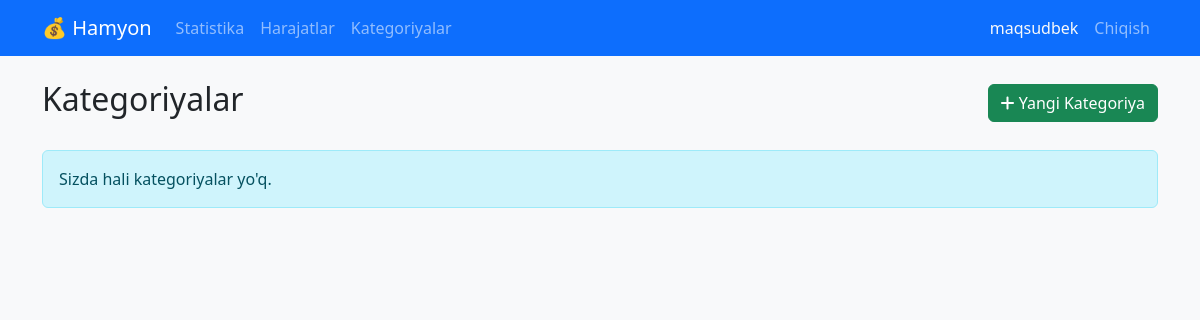
Page /categories/ (signed in) on the earlier database version.
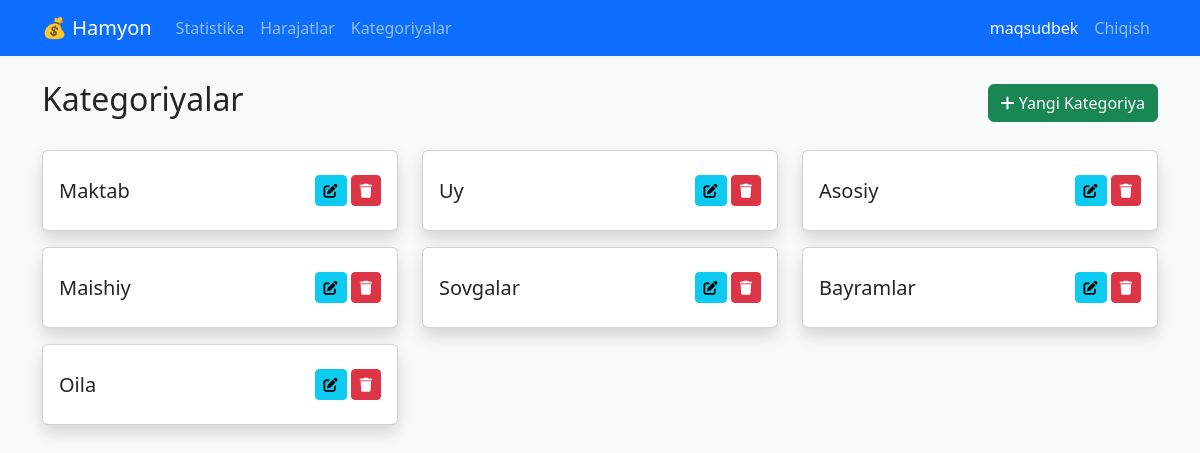
Same page on the later database version.
### accounts/models.py (models this page shows)
class CustomUser(AbstractUser):
    created_at = models.DateTimeField(auto_now_add=True)

### main/models.py (models this page shows, shortened)
class Category(models.Model):
    name = models.CharField(max_length=100)
    user = models.ForeignKey(CustomUser, on_delete=models.CASCADE, related_name='categories')

### main/views.py (the view)
# urls.py: path('categories/', categories, name='categories'),
@login_required
def categories(request):
    categories = Category.objects.filter(user=request.user)
    return render(request, 'categories.html', {'categories': categories})

### templates/categories.html
{% extends 'base.html' %}
{% block content %}
<div class="d-flex justify-content-between align-items-center mb-4">
    <h2>Kategoriyalar</h2>
    <a href="{% url 'category_create' %}" class="btn btn-success">
        <i class="fas fa-plus"></i> Yangi Kategoriya
    </a>
</div>
<div class="row">
    {% for category in categories %}
    <div class="col-md-4 mb-3">
        <div class="card border-left-primary shadow h-100 py-2">
            <div class="card-body">
                <div class="row no-gutters align-items-center">
                    <div class="col mr-2">
                        <div class="h5 mb-0 font-weight-bold text-gray-800">{{ category.name }}</div>
                    </div>
                    <div class="col-auto">
                        <a href="{% url 'category_update' category.pk %}" class="btn btn-sm btn-info" title="Tahrirlash">
                            <i class="fas fa-edit"></i>
                        </a>
                        <a href="{% url 'category_delete' category.pk %}" class="btn btn-sm btn-danger" title="O'chirish">
                            <i class="fas fa-trash"></i>
                        </a>
                    </div>
                </div>
            </div>
        </div>
    </div>
    {% empty %}
    <div class="col-12">
        <div class="alert alert-info">Sizda hali kategoriyalar yo'q.</div>
    </div>
    {% endfor %}
</div>
{% endblock %}

### templates/base.html (shortened to what this page needs)
<!DOCTYPE html>
<html lang="uz">
<head>
    <link href="https://cdn.jsdelivr.net/npm/bootstrap@5.3.0/dist/css/bootstrap.min.css" rel="stylesheet">
    <link rel="stylesheet" href="https://cdnjs.cloudflare.com/ajax/libs/font-awesome/6.0.0/css/all.min.css">
</head>
<body class="bg-light">
<nav class="navbar navbar-expand-lg navbar-dark bg-primary mb-4">
  <div class="container">
    <a class="navbar-brand" href="{% url 'dashboard' %}">💰 Hamyon</a>
    <div class="collapse navbar-collapse" id="navbarNav">
      {% if user.is_authenticated %}
      <ul class="navbar-nav me-auto">
        <li class="nav-item"><a class="nav-link" href="{% url 'dashboard' %}">Statistika</a></li>
        <li class="nav-item"><a class="nav-link" href="{% url 'home' %}">Harajatlar</a></li>
        <li class="nav-item"><a class="nav-link" href="{% url 'categories' %}">Kategoriyalar</a></li>
      </ul>
      <ul class="navbar-nav ms-auto">
        <li class="nav-item"><span class="nav-link text-light">{{ user.username }}</span></li>
        <li class="nav-item">
            <form action="{% url 'logout' %}" method="post">
                <button type="submit" class="btn btn-link nav-link">Chiqish</button>
            </form>
        </li>
      </ul>
      {% else %}
      <ul class="navbar-nav ms-auto">
        <li class="nav-item"><a class="nav-link" href="{% url 'login' %}">Kirish</a></li>
        <li class="nav-item"><a class="nav-link" href="{% url 'signup' %}">Ro'yxatdan o'tish</a></li>
      </ul>
      {% endif %}
    </div>
  </div>
</nav>
<div class="container">
    {% block content %}
    {% endblock %}
</div>
</body>
</html>

Differences in the rows shown:
added Category: name "Maktab"
added Category: name "Uy"
added Category: name "Asosiy"
added Category: name "Maishiy"
added Category: name "Sovgalar"
added Category: name "Bayramlar"
added Category: name "Oila"
Other differences:
text no longer shown: "Sizda hali kategoriyalar yo'q."
